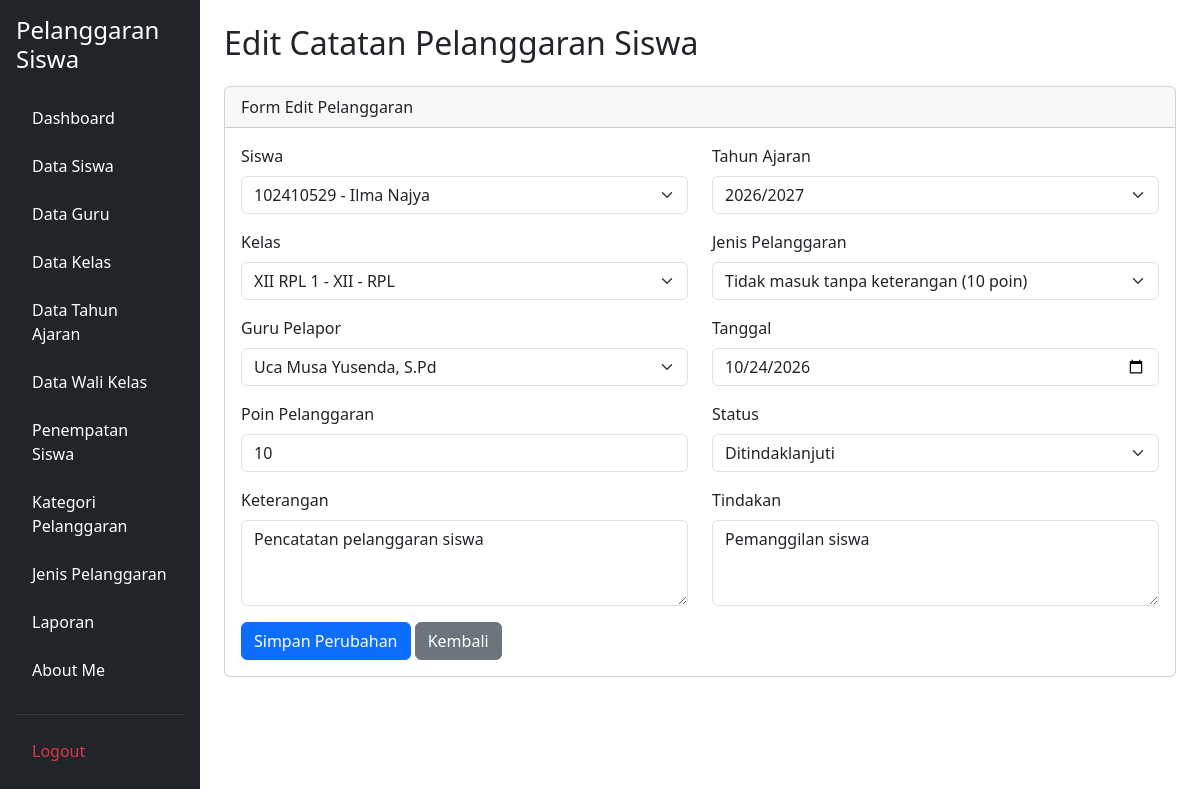
Screenshot of /edit_catat_pelanggaran.php?id=12 (signed in) with the database file from the repository.
### tables this page shows
CREATE TABLE `t_pelanggaran_siswa` (
  `id` int(11) NOT NULL,
  `tahun_ajaran_id` int(11) DEFAULT NULL,
  `siswa_id` int(11) DEFAULT NULL,
  `nama_siswa` varchar(150) NOT NULL,
  `kelas_id` int(11) DEFAULT NULL,
  `nama_kelas` varchar(100) NOT NULL,
  `pelanggaran_id` int(11) DEFAULT NULL,
  `nama_pelanggaran` varchar(150) NOT NULL,
  `pelanggaran_kategori_id` int(11) DEFAULT NULL,
  `guru_id` int(11) DEFAULT NULL,
  `nama_guru` varchar(150) NOT NULL,
  `tanggal` date DEFAULT NULL,
  `keterangan` text NOT NULL,
  `poin` int(11) NOT NULL,
  `tindakan` text NOT NULL,
  `status` varchar(30) NOT NULL,
  `created_at` timestamp NOT NULL DEFAULT current_timestamp(),
  `updated_at` timestamp NOT NULL DEFAULT current_timestamp()
);

CREATE TABLE `t_siswa` (
  `id` int(11) NOT NULL,
  `nis` varchar(10) DEFAULT NULL,
  `nisn` varchar(10) NOT NULL,
  `nama` varchar(150) DEFAULT NULL,
  `jenis_kelamin` char(1) NOT NULL,
  `tanggal_lahir` date NOT NULL,
  `alamat` text NOT NULL,
  `status_aktif` tinyint(1) NOT NULL,
  `created_at` timestamp NOT NULL DEFAULT current_timestamp(),
  `updated_at` timestamp NOT NULL DEFAULT current_timestamp()
);

CREATE TABLE `t_tahun_ajaran` (
  `id` int(11) NOT NULL,
  `nama` varchar(20) DEFAULT NULL,
  `tanggal_mulai` date NOT NULL,
  `tanggal_selesai` date NOT NULL,
  `status_aktif` tinyint(1) NOT NULL,
  `created_at` timestamp NOT NULL DEFAULT current_timestamp(),
  `updated_at` timestamp NOT NULL DEFAULT current_timestamp()
);

CREATE TABLE `t_kelas` (
  `id` int(11) NOT NULL,
  `nama` varchar(100) DEFAULT NULL,
  `tingkat` varchar(20) NOT NULL,
  `jurusan` varchar(100) NOT NULL,
  `status_aktif` tinyint(1) NOT NULL,
  `created_at` timestamp NOT NULL DEFAULT current_timestamp(),
  `updated_at` timestamp NOT NULL DEFAULT current_timestamp()
);

CREATE TABLE `t_pelanggaran` (
  `id` int(11) NOT NULL,
  `pelanggaran_kategori_id` int(11) DEFAULT NULL,
  `kode` varchar(30) DEFAULT NULL,
  `nama` varchar(150) DEFAULT NULL,
  `poin` int(11) NOT NULL,
  `deskripsi` text NOT NULL,
  `status_aktif` tinyint(1) NOT NULL,
  `created_at` timestamp NOT NULL DEFAULT current_timestamp(),
  `updated_at` timestamp NOT NULL DEFAULT current_timestamp()
);

CREATE TABLE `t_guru` (
  `id` int(11) NOT NULL,
  `nip` varchar(18) NOT NULL,
  `nama` varchar(150) DEFAULT NULL,
  `email` varchar(150) NOT NULL,
  `status_aktif` tinyint(1) NOT NULL,
  `user_id` int(11) NOT NULL,
  `created_at` timestamp NOT NULL DEFAULT current_timestamp(),
  `updated_at` timestamp NOT NULL DEFAULT current_timestamp()
);

### edit_catat_pelanggaran.php (the view, shortened to what this page needs)
<?php
include 'config/koneksi.php';
$id = (int) $_GET['id'];
$stmt = mysqli_prepare(
    $koneksi,
    "SELECT * FROM t_pelanggaran_siswa WHERE id = ?"
);
mysqli_stmt_bind_param($stmt, "i", $id);
mysqli_stmt_execute($stmt);
$hasil = mysqli_stmt_get_result($stmt);
$data = mysqli_fetch_assoc($hasil);
$siswa = mysqli_query($koneksi, "
    SELECT id, nis, nama
    FROM t_siswa
    WHERE status_aktif = 1 OR id = " . (int)$data['siswa_id'] . "
    ORDER BY nama ASC
");
$tahun = mysqli_query($koneksi, "
    SELECT id, nama
    FROM t_tahun_ajaran
    WHERE status_aktif = 1 OR id = " . (int)$data['tahun_ajaran_id'] . "
    ORDER BY id DESC
");
$kelas = mysqli_query($koneksi, "
    SELECT id, nama, tingkat, jurusan
    FROM t_kelas
    WHERE status_aktif = 1 OR id = " . (int)$data['kelas_id'] . "
    ORDER BY nama ASC
");
$pelanggaran = mysqli_query($koneksi, "
    SELECT id, nama, poin, pelanggaran_kategori_id
    FROM t_pelanggaran
    WHERE status_aktif = 1 OR id = " . (int)$data['pelanggaran_id'] . "
    ORDER BY nama ASC
");
$guru = mysqli_query($koneksi, "
    SELECT id, nama
    FROM t_guru
    WHERE status_aktif = 1 OR id = " . (int)$data['guru_id'] . "
    ORDER BY nama ASC
");
function e($nilai) {
    return htmlspecialchars((string)$nilai, ENT_QUOTES, 'UTF-8');
}
?>
<!DOCTYPE html>
<html lang="id">
<head>
    <link href="https://cdn.jsdelivr.net/npm/bootstrap@5.3.8/dist/css/bootstrap.min.css"
          rel="stylesheet">
</head>
<body>
<div class="container-fluid">
    <div class="row">
        <?php include 'layout/sidebar.php'; ?>
        <main class="col-md-9 col-lg-10 p-4">
            <h2 class="mb-4">Edit Catatan Pelanggaran Siswa</h2>
            <div class="card">
                <div class="card-header">
                    Form Edit Pelanggaran
                </div>
                <div class="card-body">
                    <form action="proses_edit_catat_pelanggaran.php"
                          method="POST">
                        <div class="row">
                            <div class="col-md-6 mb-3">
                                <label class="form-label">Siswa</label>
                                <select name="siswa_id"
                                        class="form-select" required>
                                    <?php while ($s = mysqli_fetch_assoc($siswa)) { ?>
                                        <option value="<?php echo $s['id']; ?>"
                                            <?php echo $data['siswa_id'] == $s['id'] ? 'selected' : ''; ?>>
                                            <?php echo e($s['nis'].' - '.$s['nama']); ?>
                                        </option>
                                    <?php } ?>
                                </select>
                            </div>
                            <div class="col-md-6 mb-3">
                                <label class="form-label">Tahun Ajaran</label>
                                <select name="tahun_ajaran_id"
                                        class="form-select" required>
                                    <?php while ($ta = mysqli_fetch_assoc($tahun)) { ?>
                                        <option value="<?php echo $ta['id']; ?>"
                                            <?php echo $data['tahun_ajaran_id'] == $ta['id'] ? 'selected' : ''; ?>>
                                            <?php echo e($ta['nama']); ?>
                                        </option>
                                    <?php } ?>
                                </select>
                            </div>
                            <div class="col-md-6 mb-3">
                                <label class="form-label">Kelas</label>
                                <select name="kelas_id"
                                        class="form-select" required>
                                    <?php while ($k = mysqli_fetch_assoc($kelas)) { ?>
                                        <option value="<?php echo $k['id']; ?>"
                                            <?php echo $data['kelas_id'] == $k['id'] ? 'selected' : ''; ?>>
                                            <?php echo e(
                                                $k['nama'].' - '.
                                                $k['tingkat'].' - '.
                                                $k['jurusan']
                                            ); ?>
                                        </option>
                                    <?php } ?>
                                </select>
                            </div>
                            <div class="col-md-6 mb-3">
                                <label class="form-label">Jenis Pelanggaran</label>
                                <select name="pelanggaran_id"
                                        id="pelanggaran"
                                        class="form-select" required>
                                    <?php while ($p = mysqli_fetch_assoc($pelanggaran)) { ?>
                                        <option
                                            value="<?php echo $p['id']; ?>"
                                            data-poin="<?php echo $p['poin']; ?>"
                                            data-kategori="<?php echo $p['pelanggaran_kategori_id']; ?>"
                                            <?php echo $data['pelanggaran_id'] == $p['id'] ? 'selected' : ''; ?>>
                                            <?php echo e(
                                                $p['nama'].' ('.$p['poin'].' poin)'
                                            ); ?>
                                        </option>
                                    <?php } ?>
                                </select>
                            </div>
                            <div class="col-md-6 mb-3">
                                <label class="form-label">Guru Pelapor</label>
                                <select name="guru_id"
                                        class="form-select" required>
                                    <?php while ($g = mysqli_fetch_assoc($guru)) { ?>
                                        <option value="<?php echo $g['id']; ?>"
                                            <?php echo $data['guru_id'] == $g['id'] ? 'selected' : ''; ?>>
                                            <?php echo e($g['nama']); ?>
                                        </option>
                                    <?php } ?>
                                </select>
                            </div>
                            <div class="col-md-6 mb-3">
                                <label class="form-label">Tanggal</label>
                                <input type="date"
                                       name="tanggal"
                                       class="form-control"
                                       value="<?php echo e($data['tanggal']); ?>"
                                       required>
                            </div>
                            <div class="col-md-6 mb-3">
                                <label class="form-label">Poin Pelanggaran</label>
                                <input type="number"
                                       name="poin"
                                       id="poin"
                                       class="form-control"
                                       min="0"
                                       value="<?php echo (int)$data['poin']; ?>"
                                       required>
                            </div>
                            <div class="col-md-6 mb-3">
                                <label class="form-label">Status</label>
                                <select name="status"
                                        class="form-select" required>
                                    <?php
                                    $statusList = [
                                        'Ditindaklanjuti',
                                        'Proses',
                                        'Selesai'
                                    ];
                                    foreach ($statusList as $st) {
                                    ?>
                                        <option value="<?php echo e($st); ?>"
                                            <?php echo $data['status'] == $st ? 'selected' : ''; ?>>
                                            <?php echo e($st); ?>
                                        </option>
                                    <?php } ?>
                                </select>
                            </div>
                            <div class="col-md-6 mb-3">
                                <label class="form-label">Keterangan</label>
                                <textarea name="keterangan"
                                          class="form-control"
                                          rows="3"><?php echo e($data['keterangan']); ?></textarea>
                            </div>
                            <div class="col-md-6 mb-3">
                                <label class="form-label">Tindakan</label>
                                <textarea name="tindakan"
                                          class="form-control"
                                          rows="3"><?php echo e($data['tindakan']); ?></textarea>
                            </div>
                        </div>
                        <button type="submit" class="btn btn-primary">
                            Simpan Perubahan
                        </button>
                        <a href="catat_pelanggaran.php"
                           class="btn btn-secondary">
                            Kembali
                        </a>
                    </form>
                </div>
            </div>
        </main>
    </div>
</div>
</body>
</html>

### rows the page displays
t_pelanggaran_siswa: siswa_id "102410529 - Ilma Najya", tahun_ajaran_id "2026/2027", kelas_id "XII RPL 1 - XII - RPL", pelanggaran_id "Tidak masuk tanpa keterangan (10 poin)", guru_id "Uca Musa Yusenda, S.Pd", tanggal "10/24/2026", poin "10", keterangan "Pencatatan pelanggaran siswa", tindakan "Pemanggilan siswa"

### other values shown
form field status "Ditindaklanjuti"
